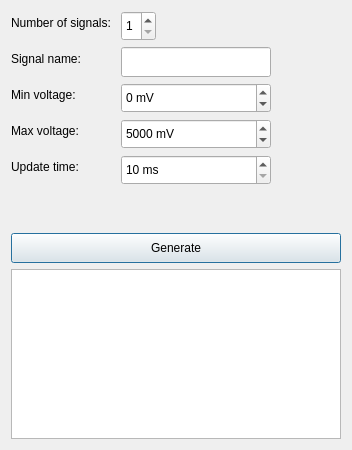
<?xml version="1.0" encoding="UTF-8"?>
<ui version="4.0">
 <class>Config</class>
 <widget class="QDialog" name="Config">
  <property name="geometry">
   <rect>
    <x>0</x>
    <y>0</y>
    <width>350</width>
    <height>450</height>
   </rect>
  </property>
  <property name="sizePolicy">
   <sizepolicy hsizetype="Minimum" vsizetype="Minimum">
    <horstretch>0</horstretch>
    <verstretch>0</verstretch>
   </sizepolicy>
  </property>
  <property name="minimumSize">
   <size>
    <width>350</width>
    <height>450</height>
   </size>
  </property>
  <property name="maximumSize">
   <size>
    <width>350</width>
    <height>450</height>
   </size>
  </property>
  <property name="windowTitle">
   <string>Create config array</string>
  </property>
  <property name="autoFillBackground">
   <bool>false</bool>
  </property>
  <property name="sizeGripEnabled">
   <bool>false</bool>
  </property>
  <layout class="QVBoxLayout" name="verticalLayout">
   <property name="spacing">
    <number>6</number>
   </property>
   <property name="sizeConstraint">
    <enum>QLayout::SetMinAndMaxSize</enum>
   </property>
   <item>
    <layout class="QFormLayout" name="formLayout">
     <property name="sizeConstraint">
      <enum>QLayout::SetFixedSize</enum>
     </property>
     <property name="fieldGrowthPolicy">
      <enum>QFormLayout::ExpandingFieldsGrow</enum>
     </property>
     <item row="0" column="0">
      <widget class="QLabel" name="signalsNumberLabel">
       <property name="text">
        <string>Number of signals: </string>
       </property>
      </widget>
     </item>
     <item row="0" column="1">
      <widget class="QSpinBox" name="signalsNumberSpinBox">
       <property name="minimumSize">
        <size>
         <width>35</width>
         <height>30</height>
        </size>
       </property>
       <property name="maximumSize">
        <size>
         <width>35</width>
         <height>30</height>
        </size>
       </property>
       <property name="minimum">
        <number>1</number>
       </property>
       <property name="maximum">
        <number>3</number>
       </property>
      </widget>
     </item>
     <item row="1" column="0">
      <widget class="QLabel" name="signalNameLabel">
       <property name="text">
        <string>Signal name: </string>
       </property>
      </widget>
     </item>
     <item row="1" column="1">
      <widget class="QLineEdit" name="signalNameLineEdit">
       <property name="minimumSize">
        <size>
         <width>150</width>
         <height>30</height>
        </size>
       </property>
       <property name="maximumSize">
        <size>
         <width>150</width>
         <height>30</height>
        </size>
       </property>
       <property name="text">
        <string/>
       </property>
      </widget>
     </item>
     <item row="2" column="0">
      <widget class="QLabel" name="minVoltageLabel">
       <property name="text">
        <string>Min voltage: </string>
       </property>
      </widget>
     </item>
     <item row="2" column="1">
      <widget class="QSpinBox" name="minVoltageSpinBox">
       <property name="minimumSize">
        <size>
         <width>150</width>
         <height>30</height>
        </size>
       </property>
       <property name="maximumSize">
        <size>
         <width>150</width>
         <height>30</height>
        </size>
       </property>
       <property name="suffix">
        <string> mV</string>
       </property>
       <property name="minimum">
        <number>-32768</number>
       </property>
       <property name="maximum">
        <number>32767</number>
       </property>
       <property name="singleStep">
        <number>100</number>
       </property>
       <property name="value">
        <number>0</number>
       </property>
       <property name="displayIntegerBase">
        <number>10</number>
       </property>
      </widget>
     </item>
     <item row="3" column="0">
      <widget class="QLabel" name="maxVoltageLabel">
       <property name="text">
        <string>Max voltage: </string>
       </property>
      </widget>
     </item>
     <item row="4" column="0">
      <widget class="QLabel" name="updateTimeLabel">
       <property name="text">
        <string>Update time: </string>
       </property>
      </widget>
     </item>
     <item row="3" column="1">
      <widget class="QSpinBox" name="maxVoltageSpinBox">
       <property name="minimumSize">
        <size>
         <width>150</width>
         <height>30</height>
        </size>
       </property>
       <property name="maximumSize">
        <size>
         <width>150</width>
         <height>30</height>
        </size>
       </property>
       <property name="suffix">
        <string> mV</string>
       </property>
       <property name="minimum">
        <number>-32768</number>
       </property>
       <property name="maximum">
        <number>32767</number>
       </property>
       <property name="singleStep">
        <number>100</number>
       </property>
       <property name="value">
        <number>5000</number>
       </property>
       <property name="displayIntegerBase">
        <number>10</number>
       </property>
      </widget>
     </item>
     <item row="4" column="1">
      <widget class="QSpinBox" name="updateTimeSpinBox">
       <property name="minimumSize">
        <size>
         <width>150</width>
         <height>30</height>
        </size>
       </property>
       <property name="maximumSize">
        <size>
         <width>150</width>
         <height>30</height>
        </size>
       </property>
       <property name="suffix">
        <string> ms</string>
       </property>
       <property name="minimum">
        <number>10</number>
       </property>
       <property name="maximum">
        <number>200</number>
       </property>
       <property name="singleStep">
        <number>10</number>
       </property>
      </widget>
     </item>
    </layout>
   </item>
   <item>
    <widget class="QPushButton" name="generateButton">
     <property name="minimumSize">
      <size>
       <width>330</width>
       <height>30</height>
      </size>
     </property>
     <property name="maximumSize">
      <size>
       <width>330</width>
       <height>30</height>
      </size>
     </property>
     <property name="text">
      <string>Generate</string>
     </property>
    </widget>
   </item>
   <item>
    <widget class="QTextBrowser" name="resultTextBrowser">
     <property name="minimumSize">
      <size>
       <width>330</width>
       <height>170</height>
      </size>
     </property>
     <property name="maximumSize">
      <size>
       <width>330</width>
       <height>170</height>
      </size>
     </property>
    </widget>
   </item>
  </layout>
 </widget>
 <tabstops>
  <tabstop>signalsNumberSpinBox</tabstop>
  <tabstop>signalNameLineEdit</tabstop>
  <tabstop>minVoltageSpinBox</tabstop>
  <tabstop>generateButton</tabstop>
  <tabstop>resultTextBrowser</tabstop>
 </tabstops>
 <resources/>
 <connections/>
</ui>
